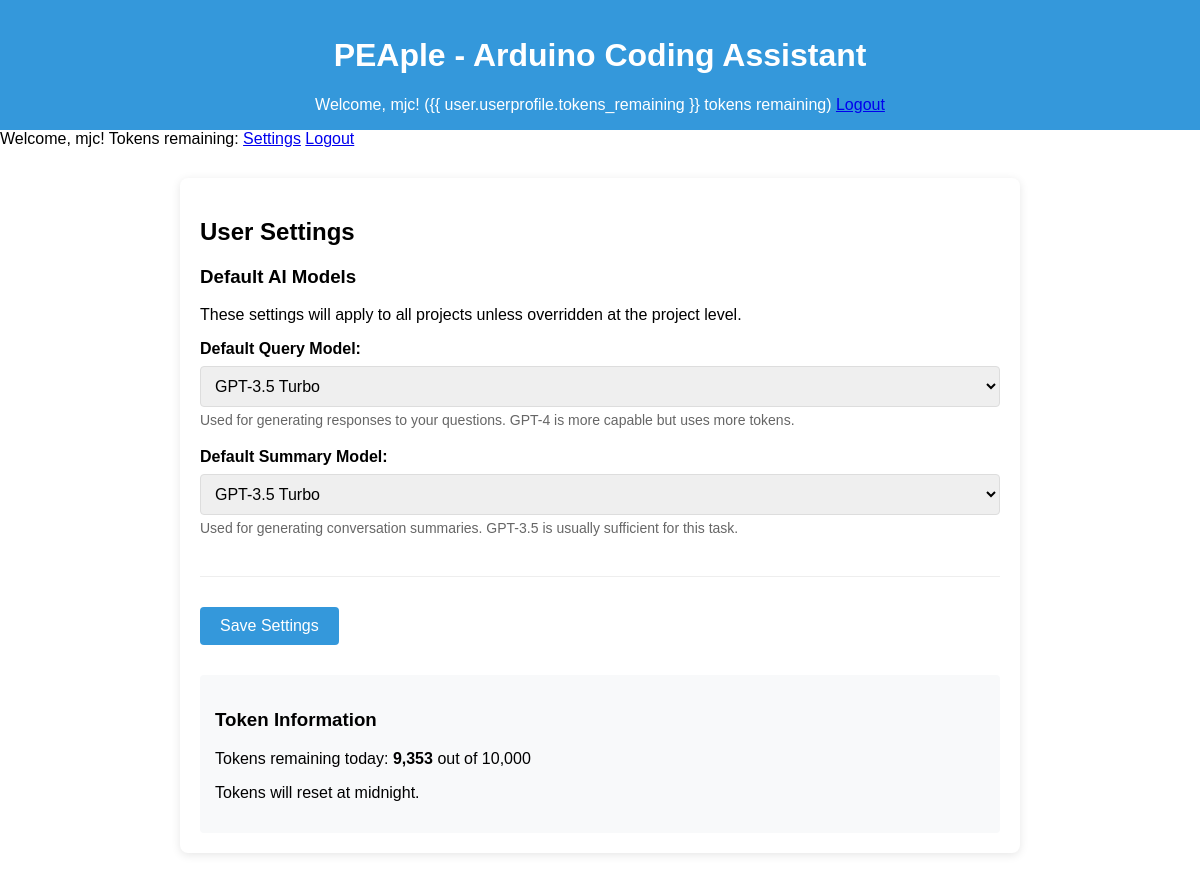
Page /settings/ (signed in) on the committed database.
### chat/models.py (models this page shows, shortened)
class UserProfile(models.Model):
    user = models.OneToOneField(User, on_delete=models.CASCADE)
    tokens_remaining = models.IntegerField(default=10000)  # 10,000 tokens per day
    last_token_reset = models.DateTimeField(default=timezone.now)
    QUERY_MODEL_CHOICES = [
        ('gpt-3.5-turbo', 'GPT-3.5 Turbo'),
        ('gpt-4', 'GPT-4'),
        ('gpt-4o', 'GPT-4o'),
        ('gpt-4o-mini', 'GPT-4o Mini'),
    ]
    SUMMARY_MODEL_CHOICES = [
        ('gpt-3.5-turbo', 'GPT-3.5 Turbo'),
        ('gpt-4', 'GPT-4'),
        ('gpt-4o', 'GPT-4o'),
        ('gpt-4o-mini', 'GPT-4o Mini'),
    ]
    default_query_model = models.CharField(
        max_length=50,
        choices=QUERY_MODEL_CHOICES,
        default='gpt-3.5-turbo'
    )
    default_summary_model = models.CharField(
        max_length=50,
        choices=SUMMARY_MODEL_CHOICES,
        default='gpt-3.5-turbo'
    )

### chat/views.py (the view)
# urls.py: path('settings/', user_settings, name='user_settings'),
@login_required
def user_settings(request):
    profile = request.user.userprofile
    if request.method == 'POST':
        profile.default_query_model = request.POST.get('default_query_model')
        profile.default_summary_model = request.POST.get('default_summary_model')
        profile.save()
        messages.success(request, 'Settings updated successfully!')
        return redirect('user_settings')
    return render(request, 'chat/settings.html', {
        'profile': profile,
        'query_models': UserProfile.QUERY_MODEL_CHOICES,
        'summary_models': UserProfile.SUMMARY_MODEL_CHOICES,
    })

### chat/templates/chat/settings.html (shortened to what this page needs)
{% extends "chat/base.html" %}
{% load humanize %}
{% block content %}
<div class="settings-container">
    <h2>User Settings</h2>
    <form method="post">
        <div class="setting-group">
            <h3>Default AI Models</h3>
            <p class="setting-description">These settings will apply to all projects unless overridden at the project
                level.</p>
            <div class="form-group">
                <label for="default_query_model">Default Query Model:</label>
                <select id="default_query_model" name="default_query_model">
                    {% for value, display_name in query_models %}
                    <option value="{{ value }}" {% if profile.default_query_model == value %}selected{% endif %}>
                        {{ display_name }}
                    </option>
                    {% endfor %}
                </select>
                <p class="model-info">
                    Used for generating responses to your questions. GPT-4 is more capable but uses more tokens.
                </p>
            </div>
            <div class="form-group">
                <label for="default_summary_model">Default Summary Model:</label>
                <select id="default_summary_model" name="default_summary_model">
                    {% for value, display_name in summary_models %}
                    <option value="{{ value }}" {% if profile.default_summary_model == value %}selected{% endif %}>
                        {{ display_name }}
                    </option>
                    {% endfor %}
                </select>
                <p class="model-info">
                    Used for generating conversation summaries. GPT-3.5 is usually sufficient for this task.
                </p>
            </div>
        </div>
        <div class="form-group">
            <button type="submit" class="save-button">Save Settings</button>
        </div>
    </form>
    <div class="token-info">
        <h3>Token Information</h3>
        <p>Tokens remaining today: <strong>{{ profile.tokens_remaining|intcomma }}</strong> out of 10,000</p>
        <p>Tokens will reset at midnight.</p>
    </div>
</div>
{% endblock %}

### chat/templates/chat/base.html (shortened to what this page needs)
{% load humanize %}
<!DOCTYPE html>
<html>
<head>
</head>
<body>
  <div class="header">
    <h1>PEAple - Arduino Coding Assistant</h1>
    <div class="auth-nav">
      {% if user.is_authenticated %}
      <span>Welcome, {{ user.username }}! ({{ user.userprofile.tokens_remaining
        }} tokens remaining)</span>
      <a href="{% url 'logout' %}">Logout</a>
      {% else %}
      <a href="{% url 'login' %}">Login</a>
      <a href="{% url 'signup' %}">Sign Up</a>
      {% endif %}
    </div>
  </div>
  <div class="user-navigation">
    {% if user.is_authenticated %}
    <span class="user-welcome">Welcome, {{ user.username }}!</span>
    <span id="tokens-remaining">Tokens remaining: {{ tokens_remaining|intcomma }}</span>
    <a href="{% url 'user_settings' %}" class="settings-button">Settings</a>
    <a href="{% url 'logout' %}" class="logout-button">Logout</a>
    {% else %}
    <a href="{% url 'login' %}" class="login-button">Login</a>
    <a href="{% url 'signup' %}" class="signup-button">Sign Up</a>
    {% endif %}
  </div>
  <div class="content">{% block content %}{% endblock %}</div>
</body>
</html>

### chat/templates/chat/base.html (style rules this page uses)
body { font-family: Arial, sans-serif; margin: 0; padding: 0; display: flex; flex-direction: column; height: 100vh; }
.header { background-color: #3498db; color: white; padding: 1rem; text-align: center; }

### chat/templates/chat/settings.html (style rules this page uses)
.settings-container { max-width: 800px; margin: 30px auto; padding: 20px; background-color: #fff; border-radius: 8px; box-shadow: 0 2px 10px rgba(0, 0, 0, 0.1); }
.setting-group { margin-bottom: 30px; padding-bottom: 20px; border-bottom: 1px solid #eee; }
.form-group { margin-bottom: 20px; }
.form-group label { display: block; margin-bottom: 8px; font-weight: bold; }
.form-group select { width: 100%; padding: 10px; border: 1px solid #ddd; border-radius: 4px; font-size: 16px; }
.model-info { margin-top: 5px; font-size: 14px; color: #666; }
.save-button { background-color: #3498db; color: white; border: none; padding: 10px 20px; border-radius: 4px; cursor: pointer; font-size: 16px; }
.token-info { background-color: #f8f9fa; padding: 15px; border-radius: 4px; margin-top: 30px; }

### rows in the picture
UserProfile: default_query_model "GPT-3.5 Turbo", default_summary_model "GPT-3.5 Turbo", tokens_remaining "9,353"

### other values in the picture
{{ user.username }} "mjc"
